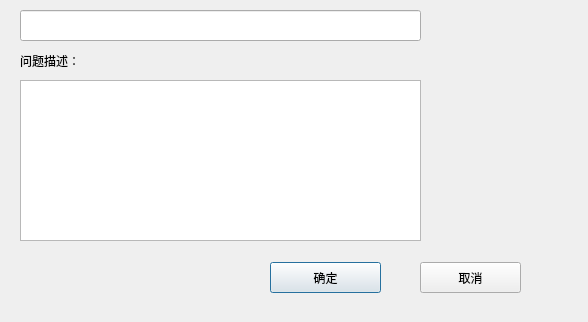
<?xml version="1.0" encoding="UTF-8"?>
<ui version="4.0">
 <class>AddQuestion</class>
 <widget class="QDialog" name="AddQuestion">
  <property name="geometry">
   <rect>
    <x>0</x>
    <y>0</y>
    <width>588</width>
    <height>322</height>
   </rect>
  </property>
  <property name="windowTitle">
   <string>Dialog</string>
  </property>
  <widget class="QLineEdit" name="lineEdit_title">
   <property name="geometry">
    <rect>
     <x>20</x>
     <y>10</y>
     <width>401</width>
     <height>31</height>
    </rect>
   </property>
   <property name="styleSheet">
    <string notr="true">font: 12pt &quot;华文中宋&quot;;</string>
   </property>
  </widget>
  <widget class="QTextEdit" name="textEdit_content">
   <property name="geometry">
    <rect>
     <x>20</x>
     <y>80</y>
     <width>401</width>
     <height>161</height>
    </rect>
   </property>
   <property name="focusPolicy">
    <enum>Qt::WheelFocus</enum>
   </property>
   <property name="styleSheet">
    <string notr="true">font: 12pt &quot;华文中宋&quot;;</string>
   </property>
  </widget>
  <widget class="QPushButton" name="pushButton">
   <property name="geometry">
    <rect>
     <x>270</x>
     <y>262</y>
     <width>111</width>
     <height>31</height>
    </rect>
   </property>
   <property name="styleSheet">
    <string notr="true">font: 12pt &quot;华文中宋&quot;;</string>
   </property>
   <property name="text">
    <string>确定</string>
   </property>
  </widget>
  <widget class="QPushButton" name="pushButton_2">
   <property name="geometry">
    <rect>
     <x>420</x>
     <y>262</y>
     <width>101</width>
     <height>31</height>
    </rect>
   </property>
   <property name="styleSheet">
    <string notr="true">font: 12pt &quot;华文中宋&quot;;</string>
   </property>
   <property name="text">
    <string>取消</string>
   </property>
  </widget>
  <widget class="QLabel" name="label">
   <property name="geometry">
    <rect>
     <x>20</x>
     <y>50</y>
     <width>91</width>
     <height>21</height>
    </rect>
   </property>
   <property name="text">
    <string>问题描述：</string>
   </property>
  </widget>
 </widget>
 <resources/>
 <connections/>
</ui>
